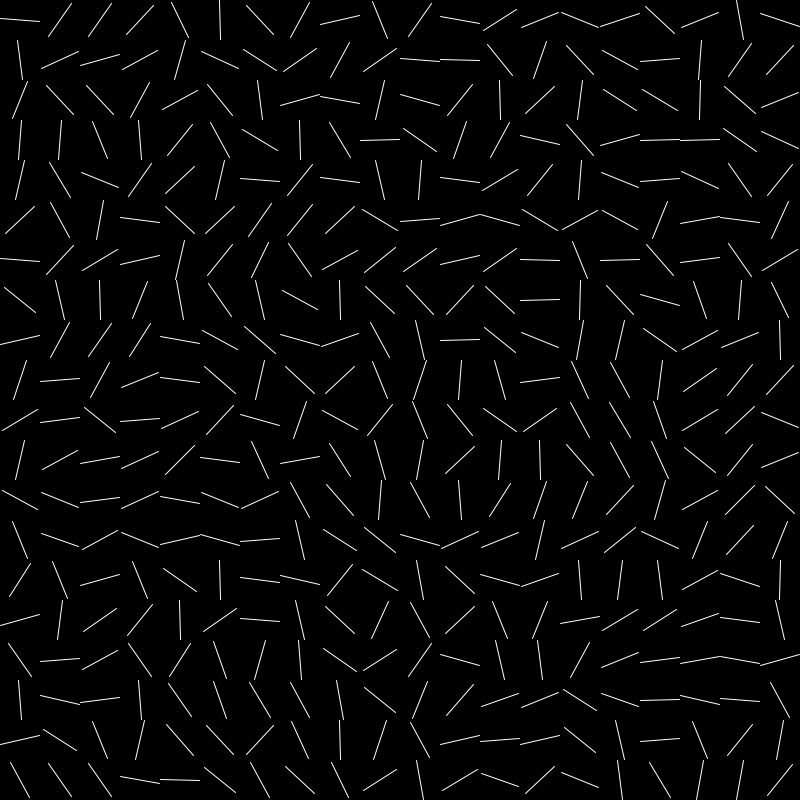
Frame 1 (no input)
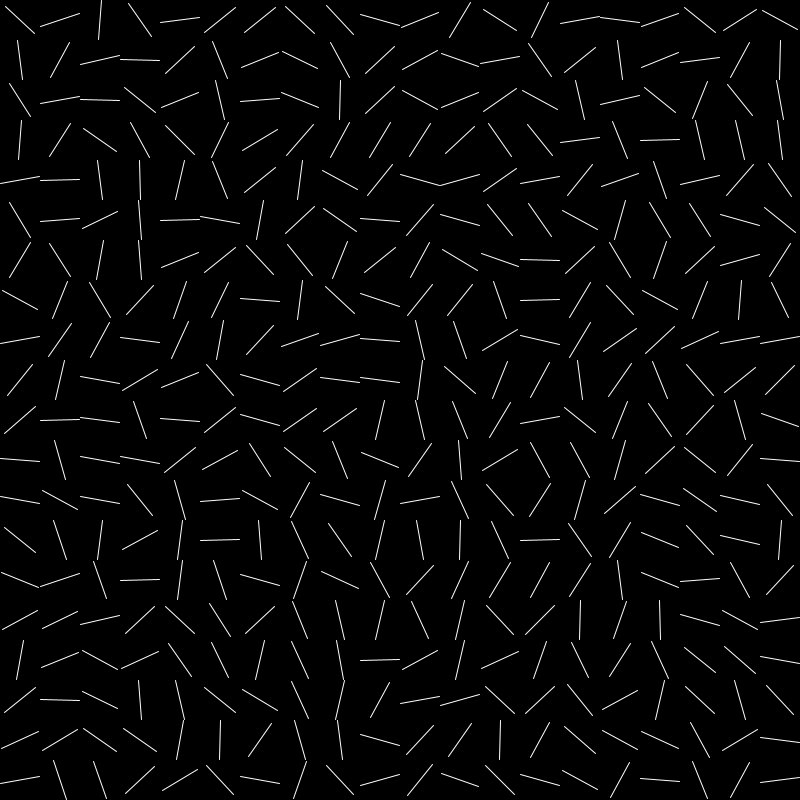
Frame 60 (the mouse pressed at the canvas centre just before this capture)
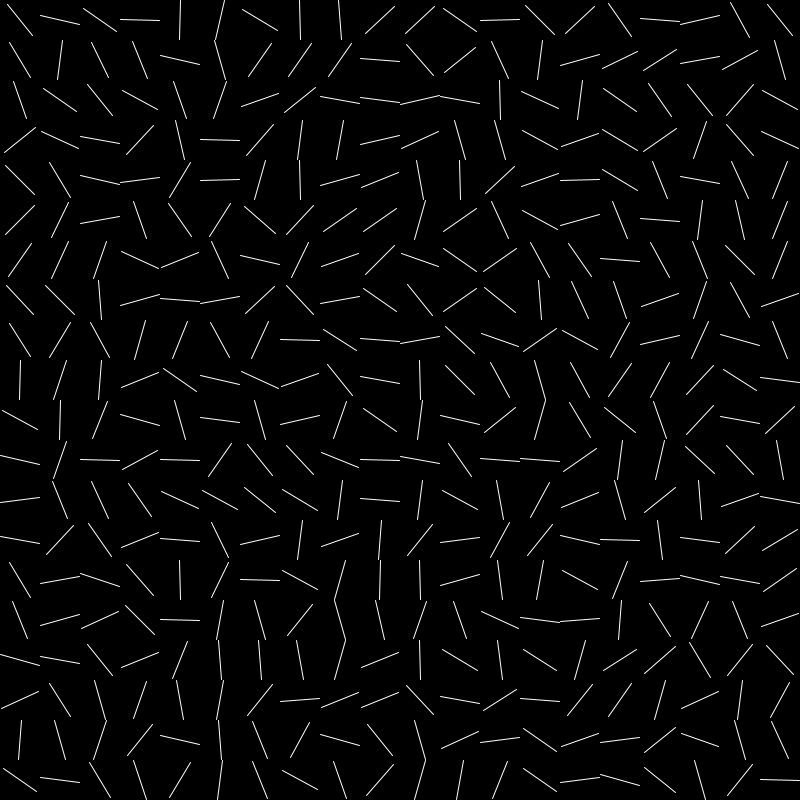
Frame 120 (the mouse held since frame 60 and released just before this capture)

The Processing sketch that drew these frames (run headless with seeded random() and noise(); from frame 60 on, the mouse is pressed at the canvas centre):

// Processing sketch: sketch_181010d
// ── sketch_181010d.pde
int gridW = 20;
int gridH = 20;

float[][] angles = new float[gridW][gridH];

void setup() {
  size(800, 800);
  stroke(255);
  for (int i = 0; i < gridW; i++) {
    for (int j = 0; j < gridH; j++) {
      angles[i][j] = map(i + j, 0, 40, 0, 360);      
    }
  }
}

void draw() {
  background(0);
  for (int i = 0; i < gridW; i++) {
    for (int j = 0; j < gridH; j++) {
      pushMatrix();
      translate(i * width/gridW +20, j * height/gridH+20);
      rotate(radians(angles[i][j])+ random (0, 5));
      line(-width/gridW*0.5, 0, width/gridW*0.5, 0);
      popMatrix();
    }
  }
}
